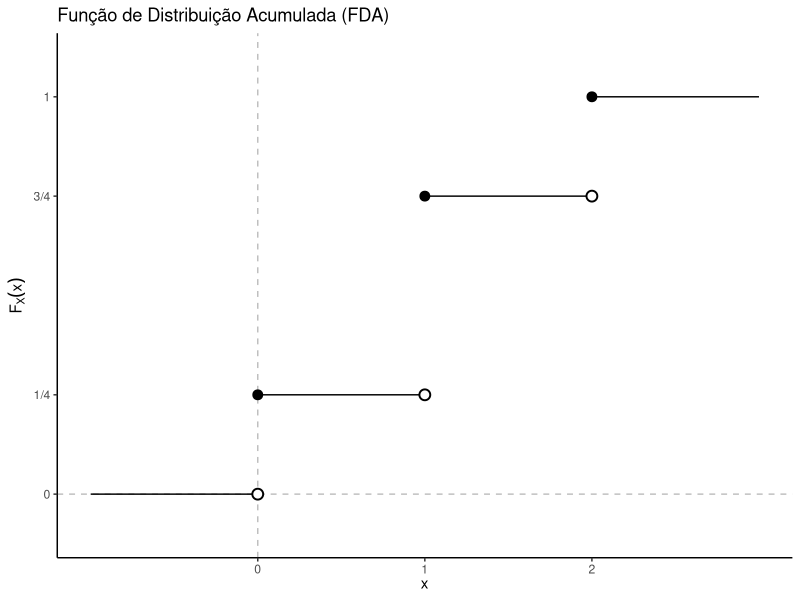
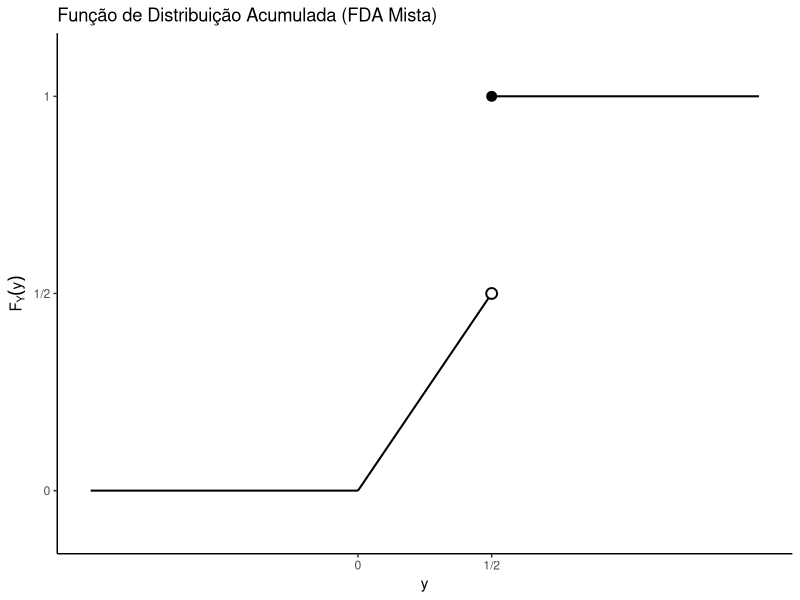
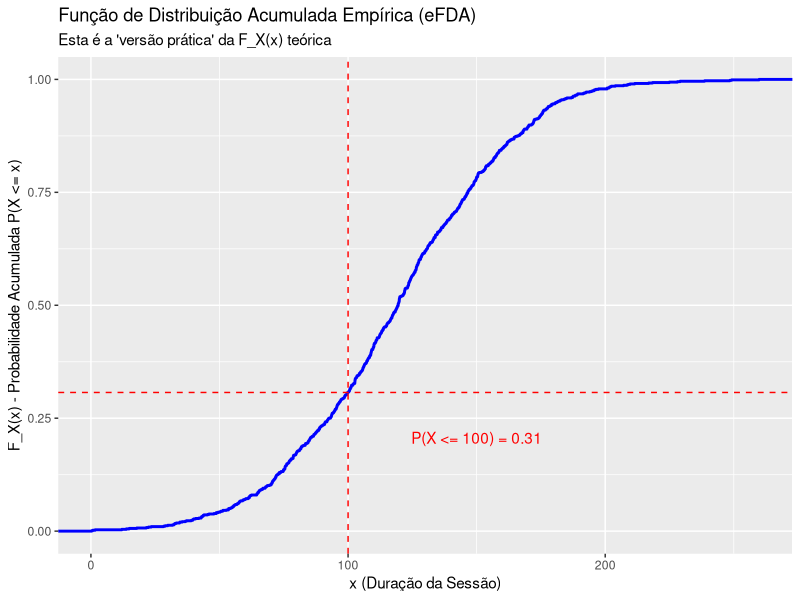
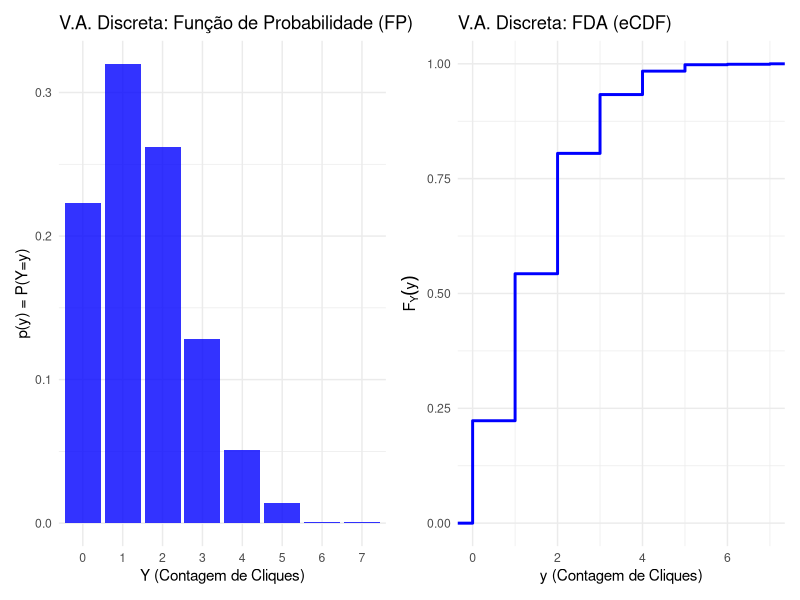
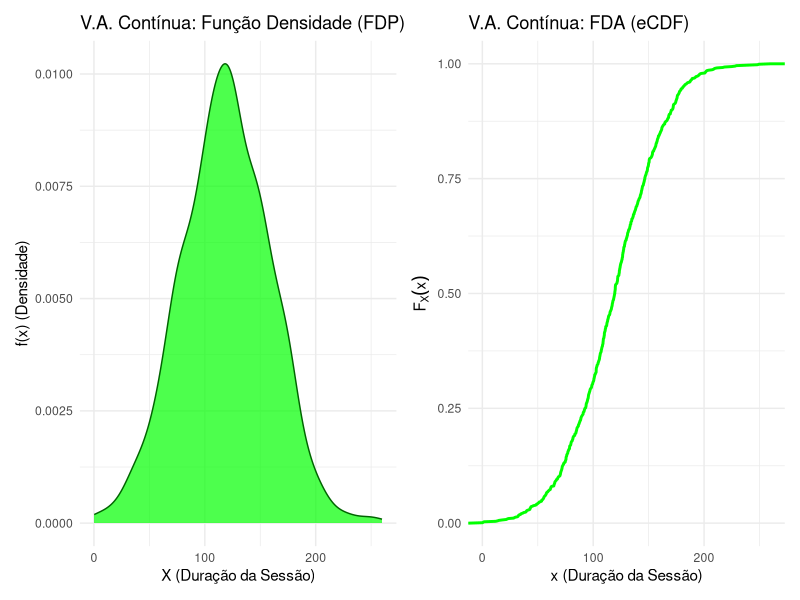

Here is the R script that generated these plots, in order: (Note: this script raises an error after producing the figures.)
## ---- chunk 1
#| echo: FALSE
#| message: false
#| warning: false

library(ggplot2)

df_segmentos <- data.frame(
  x = c(-1, 0, 1, 2),    # Coordenada x inicial
  xend = c(0, 1, 2, 3),  # Coordenada x final
  y = c(0, 1/4, 3/4, 1) # Coordenada y (constante)
)

# Estes são os pontos (x, y) onde o degrau *começa*
df_fechado <- data.frame(
  x = c(0, 1, 2),
  y = c(1/4, 3/4, 1)
)

# Estes são os pontos (x, y) onde o degrau anterior *termina*
df_aberto <- data.frame(
  x = c(0, 1, 2),
  y = c(0, 1/4, 3/4)
)

ggplot() +
  geom_hline(yintercept = 0, color = "gray", linetype = "dashed") +
  geom_vline(xintercept = 0, color = "gray", linetype = "dashed") +
  geom_segment(data = df_segmentos, 
        	 	  aes(x = x, y = y, xend = xend, yend = y), 
        		  color = "black") +

  geom_point(data = df_fechado, aes(x = x, y = y), 
    		  shape = 19, color = "black", size = 3) +
  
  geom_point(data = df_aberto, aes(x = x, y = y), 
    		  shape = 21, color = "black", fill = "white", size = 3, stroke = 1) +
  labs(
    title = "Função de Distribuição Acumulada (FDA)",
    x = expression(x),
    y = expression(F[X](x))
  ) +
  scale_y_continuous(
    breaks = c(0, 1/4, 3/4, 1),
    labels = c("0", "1/4", "3/4", "1"),
    limits = c(-0.1, 1.1) # Adiciona um pouco de espaço
  ) +
  scale_x_continuous(
    breaks = c(0, 1, 2),
    limits = c(-1, 3) # Adiciona um pouco de espaço
  ) +
  theme_classic()
## ---- chunk 2
#| echo: false
#| warning: false
#| message: false

library(ggplot2)

df_segmentos <- data.frame(
  x = c(-1, 0, 1/2),      # Coordenada x inicial
  y = c(0, 0, 1),        # Coordenada y inicial
  xend = c(0, 1/2, 1.5),  # Coordenada x final
  yend = c(0, 1/2, 1)    # Coordenada y final
)

# Ponto aberto (○) no final da rampa
df_aberto <- data.frame(x = 1/2, y = 1/2)

# Ponto fechado (●) no início do salto
df_fechado <- data.frame(x = 1/2, y = 1)

ggplot() +
  geom_segment(data = df_segmentos, 
               aes(x = x, y = y, xend = xend, yend = yend), 
               color = "black",
               linewidth = 0.7) + # Aumenta a espessura da linha
  geom_point(data = df_fechado, aes(x = x, y = y), 
             shape = 19, color = "black", size = 3) +
  geom_point(data = df_aberto, aes(x = x, y = y), 
             shape = 21, color = "black", fill = "white", size = 3, stroke = 1) +
  labs(
    title = "Função de Distribuição Acumulada (FDA Mista)",
    x = "y",
    y = expression(F[Y](y))
  ) +
  
  scale_y_continuous(
    breaks = c(0, 1/2, 1),
    labels = c("0", "1/2", "1"),
    limits = c(-0.1, 1.1) # Adiciona um pouco de espaço
  ) +
  
  scale_x_continuous(
    breaks = c(0, 1/2),
    labels = c("0", "1/2"),
    limits = c(-1, 1.5) # Adiciona um pouco de espaço
  ) +
  
  theme_classic()
## ---- chunk 3
#| warning: false
#| message: false
library(tidyverse)
library(patchwork)

# Usando os dados da aula anterior
set.seed(42)
Omega_data <- tibble(
  user_id = 1:1000,
  X_session_duration = abs(rnorm(1000, 120, 40)), 
  Y_click_count = rpois(1000, 1.5),
  Z_is_vip = sample(c(0, 1), 1000, replace = TRUE, prob = c(0.9, 0.1))
)
## ---- chunk 4
# Qual a P(Duração da Sessão <= 100 segundos)?
x_threshold <- 100

# Usamos mean() que age como P(A) = count(A) / count(Omega)
prob_acumulada <- Omega_data  |>
  summarise(
    F_X_de_100 = mean(X_session_duration <= x_threshold)
  )  |>
  pull(F_X_de_100)

cat("Estimativa de F_X(100):", prob_acumulada, "\n")
## ---- chunk 5
# O valor que acabamos de calcular
x_val <- 100
y_val <- prob_acumulada

ggplot(Omega_data, aes(x = X_session_duration)) +
  # Plota a eFDA
  stat_ecdf(geom = "step", color = "blue", linewidth = 1) +
  
  # Linhas de anotação para o nosso ponto
  geom_hline(yintercept = y_val, color = "red", linetype = "dashed") +
  geom_vline(xintercept = x_val, color = "red", linetype = "dashed") +
  
  # Anotação
  annotate("text", x = 150, y = y_val - 0.1, 
           label = paste0("P(X <= 100) = ", round(y_val, 2)), 
           color = "red") +
  
  labs(
    title = "Função de Distribuição Acumulada Empírica (eFDA)",
    subtitle = "Esta é a 'versão prática' da F_X(x) teórica",
    x = "x (Duração da Sessão)",
    y = "F_X(x) - Probabilidade Acumulada P(X <= x)"
  )
## ---- chunk 6
# Função de Probabilidade (FP) - Gráfico de Barras
p1 <- Omega_data |>
  count(Y_click_count) |>
  mutate(prob = n / sum(n)) |>
  ggplot(aes(x = factor(Y_click_count), y = prob)) +
  geom_col(fill = "blue", alpha = 0.8) +
  labs(title = "V.A. Discreta: Função de Probabilidade (FP)",
       x = "Y (Contagem de Cliques)",
       y = "p(y) = P(Y=y)") +
  theme_minimal()

# Função de Distribuição (FDA) - Gráfico de Degraus
p2 <- ggplot(Omega_data, aes(x = Y_click_count)) +
  stat_ecdf(geom = "step", color = "blue", linewidth = 1) +
  labs(title = "V.A. Discreta: FDA (eCDF)",
       x = "y (Contagem de Cliques)",
       y = expression(F[Y](y))) +
  theme_minimal()

# Combinar gráficos
p1 + p2
## ---- chunk 7
# Função Densidade de Probabilidade (FDP) - Gráfico de Densidade
p3 <- ggplot(Omega_data, aes(x = X_session_duration)) +
  geom_density(fill = "green", color = "darkgreen", alpha = 0.7) +
  labs(title = "V.A. Contínua: Função Densidade (FDP)",
       x = "X (Duração da Sessão)",
       y = "f(x) (Densidade)") +
  theme_minimal()

# Função de Distribuição (FDA) - Curva Suave
p4 <- ggplot(Omega_data, aes(x = X_session_duration)) +
  stat_ecdf(geom = "line", color = "green", linewidth = 1) +
  labs(title = "V.A. Contínua: FDA (eCDF)",
       x = "x (Duração da Sessão)",
       y = expression(F[X](x))) +
  theme_minimal()

# Combinar gráficos
p3 + p4
## ---- chunk 8
# "Densidade" - Histograma (note o pico!)
p5 <- ggplot(Omega_data, aes(x = W_duration_censored)) +
  geom_histogram(aes(y = after_stat(density)), bins = 30, fill = "purple", alpha = 0.8) +
  labs(title = "V.A. Mista: Histograma (Note o 'pico' da censura)",
       x = "W (Duração Censurada em 180s)",
       y = "Densidade") +
  theme_minimal()

p6 <- ggplot(Omega_data, aes(x = W_duration_censored)) +
  stat_ecdf(geom = "step", color = "purple", linewidth = 1) +
  labs(title = "V.A. Mista: FDA (Note o 'Salto')",
       x = "w (Duração Censurada em 180s)",
       y = expression(F[W](w))) +
  theme_minimal()

# Combinar gráficos
p5 + p6
